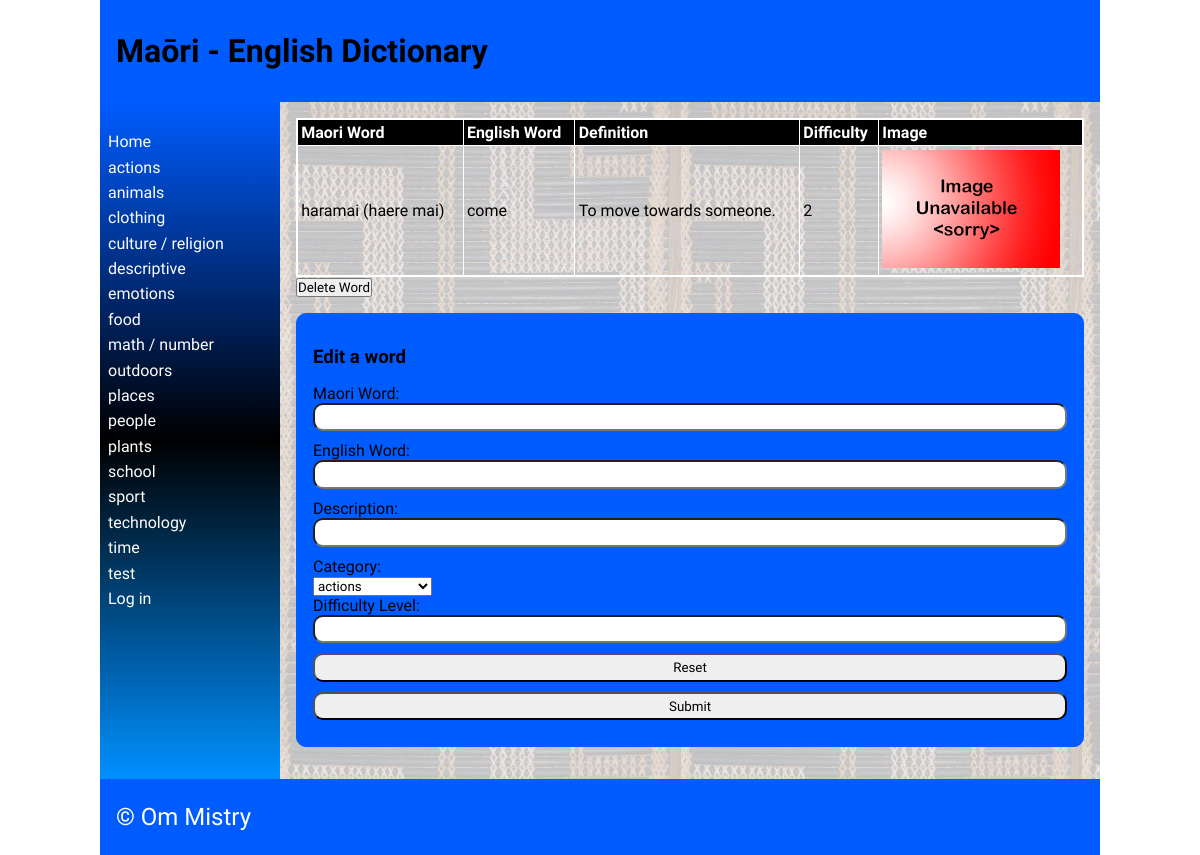
/detail/1, run on the app's committed database.
### tables this page shows
CREATE TABLE "category"
(
	id INTEGER
		constraint category_pk
			primary key autoincrement,
	category_name varchar(69) not null
);

CREATE TABLE "words"
(
	maori varchar(69),
	english varchar(69),
	category integer,
	definition varchar(100),
	levels integer,
	images varchar(69),
	id integer
		constraint words_pk
			primary key autoincrement
);

### app.py (the view, shortened to what this page needs)
@app.route('/detail/<word_id>', methods=["POST", "GET"])
def render_detailpage(word_id):
    con = create_connection(DB_NAME)
    query = "SELECT id, maori, english, definition, levels, images FROM words WHERE id=?"
    cur = con.cursor()
    cur.execute(query, (word_id,))
    definition = cur.fetchall()[0]
    print(word_id)
    return render_template('detail.html', definition=definition, logged_in=is_logged_in(),
                           categories=fetch_categories(),
                           deleting=intention("delete"))

### app.py (called while the page is built)
def intention(button):
    if button in request.form:
        return True
    else:
        return False

def create_connection(db_file):
    try:
        connection = sqlite3.connect(db_file)
        return connection
    except Error as e:
        print(e)
    return None

def fetch_categories():
    con = create_connection(DB_NAME)
    query = "SELECT id, category_name FROM category"
    cur = con.cursor()
    cur.execute(query)
    categories = cur.fetchall()
    con.close()
    return categories

def is_logged_in():
    if session.get("email") is None:
        print("you are not logged in")
        return False
    else:
        print("you are logged in")
        return True

### templates/detail.html (shortened to what this page needs)
{% extends 'base.html' %}
{% block heading %}Maōri - English Dictionary{% endblock %}
{% block main %}
    <table>
        <tr>
            <th>Maori Word</th>
            <th>English Word</th>
            <th>Definition</th>
            <th>Difficulty</th>
            <th>Image</th>
        </tr>
        <tr>
            <td>{{ definition[1] }}</td>
            <td>{{ definition[2] }}</td>
            <td>{{ definition[3] }}</td>
            <td>{{ definition[4] }}</td>
            <td><img src="/static/images/{{ definition[5] }}"></td>
        </tr>
    </table>
<form method="POST">
    {% if deleting %}
        <div class="form-element">Are you sure?<input type="submit" name="delete_confirm" value="Yes">/<input type="submit" value="No"></div>
    {% else %}
    <div class="form-element">
         <input type="submit" name="delete" value="Delete Word">
    </div>
    </form>
        <form class="dataForm" method="POST">
            <h3>Edit a word</h3>
        <div class="form-group">
            <div class="form-label"><label for="Maori Word">Maori Word:</label></div>
            <div class="form-element"><input type="text" name="Maori Word" id="Maori Word" required></div>
        </div>
        <div class="form-group">
            <div class="form-label"><label for="English Word">English Word:</label></div>
            <div class="form-element"><input type="text" name="English Word" id="English Word" required></div>
        </div>
        <div class="form-group">
            <div class="form-label"><label for="Description">Description:</label></div>
            <div class="form-element"><input type="text" name="Description" id="Description" min="9" max="13" step="1" required></div>
        </div>
        <div class="form-group">
                <div class="form-label"><label for="Category">Category:</label></div>
                <div class="form-element">
                    <select name="Category" id='Category'>
                        {% for category in categories %}
                            <option value="{{ category[0] }}">{{ category[1] }}</option>
                        {% endfor %}
                    </select>
                </div>
            </div>
        <div class="form-group">
            <div class="form-label"><label for="Difficulty Level">Difficulty Level:</label></div>
            <div class="form-element"><input type="number" name="Difficulty Level" id="Difficulty Level" min="1" max="999" step="1" required></div>
        </div>
        <div class="form-group">
            <div class="form-element"><input type="reset"></div>
        </div>
        <div class="form-group">
            <div class="form-element"><input type="submit"></div>
        </div>
    </form>
    {% endif %}
{% endblock %}

### templates/base.html (shortened to what this page needs)
<!doctype html>
<html lang="en">
<head>
   <link href="{{ url_for('static', filename='css/style.css') }}" rel="stylesheet">
</head>
<body>
   <div id="container">
      <header>
         <h1>{% block heading %}{% endblock %}</h1>
      </header>
      <nav>
         <ul>
                <li><a href="\">Home</a></li>
                {% for category in categories %}
                <li><a href="/categories/{{ category[0] }}">{{category[1]}}</a></li>
                {% endfor %}
         <li>
             {% if logged_in %}<a href="/logout">Log out</a>{% else %}
             <a href="/login">Log in</a></li>{% endif %}
         </ul>
      </nav>
      <main>
            {% block main%}{% endblock %}
        </main>
      <footer>
         <p>
            &copy; Om Mistry
         </p>
      </footer>
   </div>
</body>
</html>

### static/css/style.css (style rules this page uses)
* { font-family: Comfortaa, sans-serif; margin: 0; padding: 0; box-sizing: border-box; }
#container { display: grid; grid-template-columns: 75px auto; grid-template-areas: 'nav header' 'main main' 'footer footer'; }
header { grid-area: header; background-color: #005cff; padding: 1rem; }
nav { grid-area: nav; }
main { grid-area: main; padding: 1rem; background-color: #005cff; }
h1, h2, h3, h4 { padding: 1rem 0; font-family: 'Suez One', serif; color: #000000; text-shadow: 2px 2px 4px #005cff; }
p { padding: 0.5rem 0; }
a { color: #ffffff; }
.dataForm { margin: 1rem 0; border: 1px solid #005cff; padding: 1rem; background-color: #005cff; border-radius: 10px; }
.dataForm input, textarea { width: 100%; border-radius: 10px; padding: 0.3rem; margin-bottom: 10px; }
table { width: 100%; border: 2px solid #ffffff; border-collapse: collapse; }
th, td { border: 1px solid #ffffff; padding: 0.2rem; text-align: left; }
th { background-color: #000000; color: #ffffff; }
footer { grid-area: footer; padding: 1rem; background-color: #005cff; }
footer p { color: #ffffff; text-shadow: 2px 2px 4px #005cff; font-size: 1.5rem; }
@media only screen and (min-width: 768px) { #container { grid-template-columns: 180px auto; grid-template-areas: 'header header' 'nav main' 'footer footer'; } }
@media only screen and (min-width: 768px) { nav { background: linear-gradient(180deg, rgb(0, 92, 255) 0%, rgb(0, 0, 0) 50%, rgb(0, 144, 255) 100%); padding: 0.5rem; } }
@media only screen and (min-width: 768px) { nav ul { list-style: none; } }
@media only screen and (min-width: 768px) { nav li { padding: 0.2rem 0; } }
@media only screen and (min-width: 768px) { nav a { color: #fdfdfd; text-decoration: none; } }
@media only screen and (min-width: 768px) { main { background-image: url('static/images/poutama.jpg'); } }
@media only screen and (min-width: 1000px) { #container { width: 1000px; margin: auto; } }

### data on the page
category: category_name "actions"
category: category_name "animals"
category: category_name "clothing"
category: category_name "culture / religion"
category: category_name "descriptive"
category: category_name "emotions"
category: category_name "food"
category: category_name "math / number"
category: category_name "outdoors"
category: category_name "places"
category: category_name "people"
category: category_name "plants"
category: category_name "school"
category: category_name "sport"
category: category_name "technology"
category: category_name "time"
category: category_name "test"
words: maori "haramai (haere mai)", english "come", definition "To move towards someone.", levels "2", images (placeholder picture)

### other printed values
form field Category "actions"
